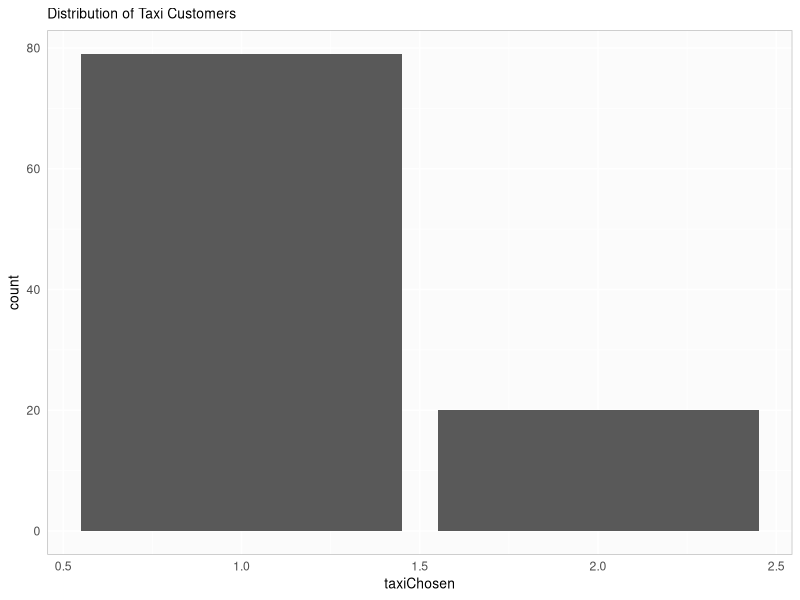
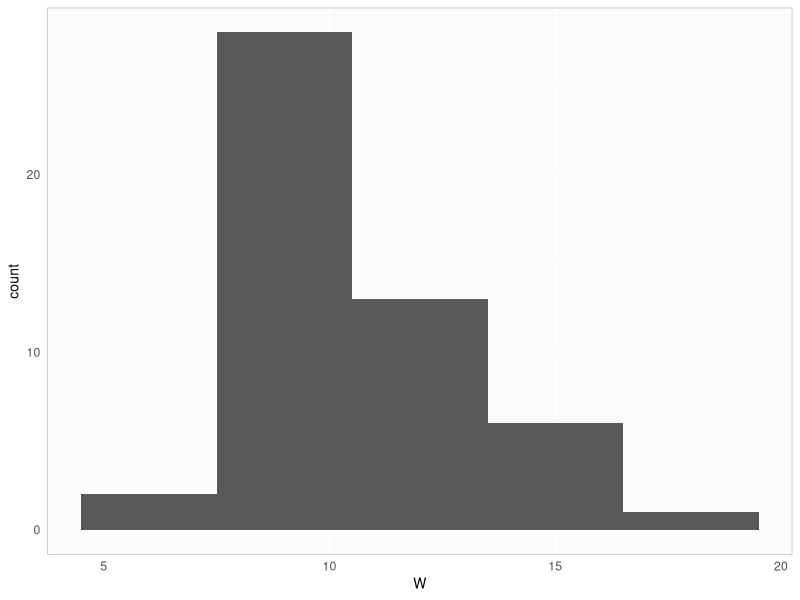

These charts were generated, in order, by the following R code:
## ---- chunk 1
library(knitr)
library(ggplot2)
set.seed(20275)
# My ggplot theme
myTheme <- theme(axis.ticks=element_blank(),
                 axis.title=element_text(size="10"),
                  panel.border = element_rect(color="gray", fill=NA), 
                  panel.background=element_rect(fill="#FBFBFB"), 
                  panel.grid.major.y=element_line(color="white", size=0.5), 
                  panel.grid.major.x=element_line(color="white", size=0.5),
                  plot.title=element_text(size="10"))
## ---- chunk 2
# Create a data frame of the pre-existing jobs
existingJobs <- data.frame(customer=c(-2, -1), 
                           iaHrs=c(0,0), 
                           iaMins=c(0,0), 
                           arrivalMins=c(0,0),
                           svcTimeMins=c(25, 50),
                           timeSvcBegin=c(0, 25),
                           queueWaitMins=c(0,25),
                           timeSvcEnd=c(25, 75),
                           timeInSystem=c(25,75))
# Create a data frame of the new customers and their jobs
newJobs <- data.frame(customer=seq(1, 10), 
                      iaHrs=c(0, sample(seq(0, 3), 
                                              size=9, 
                                              prob=c(.23, .37, .28, .12), 
                                              replace=TRUE)), 
                      iaMins=rep(NA, 10), 
                      arrivalMins=rep(0, 10),
                      svcTimeMins=rnorm(10, mean=50, sd=8),
                      timeSvcBegin=rep(0, 10),
                      queueWaitMins=rep(0, 10),
                      timeSvcEnd=rep(0, 10),
                      timeInSystem=rep(0, 10))
# Convert from interarrival hours to minutes and 
# determine overall arrival times
newJobs$iaMins <- newJobs$iaHrs * 60
newJobs$arrivalMins <- cumsum(newJobs$iaMins) 
# Join the existing and new jobs into one table
simTable <- rbind(existingJobs, newJobs)
# Loop over the rows the compute the various activity and clock times
for(i in seq(3, nrow(simTable)))
{
  simTable[i,]$timeSvcBegin <- max(simTable[i,]$arrivalMins, simTable[i-1,]$timeSvcEnd)
  simTable[i,]$queueWaitMins <- simTable[i,]$timeSvcBegin - simTable[i,]$arrivalMins
  simTable[i,]$timeSvcEnd <- simTable[i,]$timeSvcBegin + simTable[i,]$svcTimeMins
  simTable[i,]$timeInSystem <- simTable[i,]$timeSvcEnd - simTable[i,]$arrivalMins
}
# Show the table
kable(simTable)
## ---- chunk 3
mean(simTable[seq(3, 12),]$queueWaitMins)
## ---- chunk 4
mean(newJobs$svcTimeMins)
## ---- chunk 5
max(simTable[seq(3, 12),]$timeInSystem)
## ---- chunk 6
# Function to define a simulation at a specified 
# level of dozens of bagels produced.
bakersProfit <- function(bagelsMade)
{
  simDays <- 5
  revPerDoz <- 8.40
  costPerDoz <- 5.80
  simTable <- data.frame(day=seq(1, simDays),
                       customers=sample(c(8,10,12,14), 
                                        size=simDays, 
                                        prob=c(0.35, 0.30, 0.25, 0.10),
                                        replace=TRUE),
                       dozenOrdered=rep(NA, simDays),
                       revenue=rep(NA, simDays),
                       lostProfit=rep(NA, simDays),
                       salvage=rep(NA, simDays),
                       dailyCost=rep(NA, simDays),
                       dailyProfit=rep(NA, simDays))

  for(i in seq(1, nrow(simTable)))
  {
    bagelsOrdered <- sample(c(1,2,3,4),
                            size=simTable[i,]$customers,
                            prob=c(0.4, 0.3, 0.2, 0.1),
                            replace=TRUE)
    
    simTable[i,]$dozenOrdered <- sum(bagelsOrdered)
    
    simTable[i,]$revenue <- min(simTable[i,]$dozenOrdered, bagelsMade) * revPerDoz
    simTable[i,]$lostProfit <- max(simTable[i,]$dozenOrdered - bagelsMade, 0) * (revPerDoz - costPerDoz)
    simTable[i,]$salvage <- max(bagelsMade - simTable[i,]$dozenOrdered, 0) * (revPerDoz / 2)
    simTable[i,]$dailyCost <- bagelsMade * costPerDoz
    simTable[i,]$dailyProfit <- simTable[i,]$revenue + simTable[i,]$salvage - simTable[i,]$dailyCost
  }
  
  return(simTable)
}
# Loop over a range of dozens of bagels (0, 5, 10, etc)
dozens <- seq(0, 30, by=5)
profitTable <- data.frame(dozPerDay=c(), fiveDayProfit=c())
for(d in dozens)
{
  # Run the simulation for the given level of production
  simTable <- bakersProfit(d)
  profitTable <- rbind(profitTable, cbind(dozPerDay=d, fiveDayProfit=sum(simTable$dailyProfit)))
  #print(paste(d, " dozen/day: 5 day profit is ", profitTable[profitTable$dozPerDay==d,]$fiveDayProfit, ".", sep=""))  
}
## ---- chunk 7
# Show the profit table at various dozens
kable(profitTable)
# Extract the row with max profit
profitMax <- profitTable[order(profitTable$fiveDayProfit, decreasing=TRUE)[1],]
## ---- chunk 8


# Re-run for the max profit dozens
maxProfitSimTable <- bakersProfit(profitMax$dozPerDay)
# Show the max profits sim table.
kable(maxProfitSimTable)
## ---- chunk 9
# Function to wrap a single taxi cab on a single day
singleTaxiDailyCalls <- function(callsPerDay, maxDailyMinutes)
{
  # Create a data frame of the new customers and their jobs
  simTable <- data.frame(customer=seq(1, callsPerDay), 
                        iaMins=sample(seq(15, 35, by=5), 
                                                size=callsPerDay, 
                                                prob=c(0.14, 0.22, 0.43, 0.17, 0.04), 
                                                replace=TRUE), 
                        arrivalMins=rep(0, callsPerDay),
                        svcTimeMins=sample(seq(5, 45, by=10), 
                                                size=callsPerDay, 
                                                prob=c(0.12, 0.35, 0.43, 0.06, 0.04), 
                                                replace=TRUE),
                        timeSvcBegin=rep(0, callsPerDay),
                        queueWaitMins=rep(0, callsPerDay),
                        timeSvcEnd=rep(0, callsPerDay),
                        timeInSystem=rep(0, callsPerDay))
  
  # Determine overall arrival times
  simTable$arrivalMins <- cumsum(simTable$iaMins) 
  # Loop over the rows the compute the various activity and clock times
  for(i in seq(1, nrow(simTable)))
  {
    if(i == 1)
    {
      simTable[i,]$timeSvcBegin <- simTable[i,]$arrivalMins
         
    }
    else
    {
      simTable[i,]$timeSvcBegin <- max(simTable[i,]$arrivalMins, simTable[i-1,]$timeSvcEnd)
    }
    simTable[i,]$queueWaitMins <- simTable[i,]$timeSvcBegin - simTable[i,]$arrivalMins 
    simTable[i,]$timeSvcEnd <- simTable[i,]$timeSvcBegin + simTable[i,]$svcTimeMins
    simTable[i,]$timeInSystem <- simTable[i,]$timeSvcEnd - simTable[i,]$arrivalMins
  }  
  # Convert queue wait of zero to NA so we can aggregate only those who actually waited.
  simTable$queueWaitMins[simTable$queueWaitMins == 0] <- NA
  # subset to the max daily minutes in the business day
  simTable <- simTable[simTable$arrivalMins <= maxDailyMinutes,]
  
  return(simTable)
}
## ---- chunk 10
# Run the single taxi simulation over 5 days
daysToSimulate <- 5
multiDaySimTable <- data.frame()
for(i in seq(1, daysToSimulate))
{
  oneDayOneTaxi <- singleTaxiDailyCalls(32, 480)
  multiDaySimTableOneTaxi <- rbind(multiDaySimTable, cbind(day=i, oneDayOneTaxi))
}
kable(multiDaySimTableOneTaxi)
# Show the table
kable(summary(multiDaySimTableOneTaxi[,c(2,7,9)]))
## ---- chunk 11
# Function to wrap a duel taxi cab company on a single day
duelTaxiDailyCalls <- function(callsPerDay, maxDailyMinutes)
{
  # Create a data frame of the new customers and their jobs
  simTable <- data.frame(customer=seq(1, callsPerDay), 
                        iaMins=sample(seq(15, 35, by=5), 
                                                size=callsPerDay, 
                                                prob=c(0.14, 0.22, 0.43, 0.17, 0.04), 
                                                replace=TRUE), 
                        arrivalMins=rep(0, callsPerDay),
                        tc1Avail=rep(0, callsPerDay),
                        tc2Avail=rep(0, callsPerDay),
                        taxiChosen=rep(0, callsPerDay),
                        svcTimeMins=sample(seq(5, 45, by=10), 
                                                size=callsPerDay, 
                                                prob=c(0.12, 0.35, 0.43, 0.06, 0.04), 
                                                replace=TRUE),
                        timeSvcBegin=rep(0, callsPerDay),
                        timeSvcEndTc1=rep(0, callsPerDay),
                        timeSvcEndTc2=rep(0, callsPerDay),
                        queueWaitMins=rep(0, callsPerDay),
                        timeInSystem=rep(0, callsPerDay))
  
  # Determine overall arrival times
  simTable$arrivalMins <- cumsum(simTable$iaMins) 
  # Loop over the rows the compute the various activity and clock times
  for(i in seq(1, nrow(simTable)))
  {
    if(i == 1)
    {
      simTable[i,]$timeSvcBegin <- simTable[i,]$arrivalMins
      simTable[i,]$taxiChosen <- 1
    }
    else
    {
      # Determine availability
      simTable[i,]$tc1Avail <- max(simTable[seq(1, i),]$timeSvcEndTc1)
      simTable[i,]$tc2Avail <- max(simTable[seq(1, i),]$timeSvcEndTc2)
      # Select taxi
      simTable[i,]$taxiChosen <- if (simTable[i,]$tc1Avail <= simTable[i,]$arrivalMins || 
                                     simTable[i,]$tc1Avail <= simTable[i,]$tc2Avail) 1 else 2      
      # Determine service start based on selected taxi
      simTable[i,]$timeSvcBegin <- if(simTable[i,]$taxiChosen == 1) max(simTable[i,]$arrivalMins, 
                                                                        simTable[i-1,]$tc1Avail) else max(simTable[i,]$arrivalMins, 
                                                                                                          simTable[i-1,]$tc2Avail)
    }
    simTable[i,]$timeSvcEndTc1 <- if(simTable[i,]$taxiChosen == 1) simTable[i,]$timeSvcBegin + simTable[i,]$svcTimeMins else 0
    simTable[i,]$timeSvcEndTc2 <- if(simTable[i,]$taxiChosen == 2) simTable[i,]$timeSvcBegin + simTable[i,]$svcTimeMins else 0
    simTable[i,]$queueWaitMins <- simTable[i,]$timeSvcBegin - simTable[i,]$arrivalMins 
    simTable[i,]$timeInSystem <- max(simTable[i,]$timeSvcEndTc1, simTable[i,]$timeSvcEndTc2) - simTable[i,]$arrivalMins
  }  
  # Convert queue wait of zero to NA so we can aggregate only those who actually waited.
  simTable$queueWaitMins[simTable$queueWaitMins == 0] <- NA
  # subset to the max daily minutes in the business day
  simTable <- simTable[simTable$arrivalMins <= maxDailyMinutes,]
  
  return(simTable)
}
## ---- chunk 12
kable(duelTaxiDailyCalls(32, 480))
## ---- chunk 13
# Run the two taxi simulation over 5 days
daysToSimulate <- 5
multiDaySimTable <- data.frame()
for(i in seq(1, daysToSimulate))
{
  oneDayTwoTaxi <- duelTaxiDailyCalls(32, 480)
  multiDaySimTable <- rbind(multiDaySimTable, cbind(day=i, oneDayTwoTaxi))
}
kable(multiDaySimTable)
# Show the table
kable(summary(multiDaySimTable[,c(2,12,13)]))
## ---- chunk 14
g1 <- ggplot(multiDaySimTable) + 
  geom_bar(aes(x=taxiChosen)) +
  labs(title="Distribution of Taxi Customers")  + myTheme
g1
## ---- chunk 15
fxX <- function (n)
{
  return (rnorm(n, 100, 10))
}

fxY <- function(n)
{
  return (rnorm(n, 300, 15))
}

fxZ <- function(n)
{
  return (rnorm(n, 40, 8))
}

n <- 50
dfVars <- data.frame(X=fxX(n), Y=fxY(n), Z= fxZ(n))
dfVars$W <- ( dfVars$X + dfVars$Y ) / dfVars$Z
## ---- chunk 16
kable(head(dfVars))
## ---- chunk 17
g2 <- ggplot(dfVars) + geom_histogram(aes(x=W), binwidth=3) + myTheme
g2
## ---- chunk 18
inventorySim <- function(daysToSimulate, daysPerWeek)
{
  simTable <- data.frame(day=seq(0, daysToSimulate),
                         #cycle=
                         dayInCycle=c(daysPerWeek, rep(seq(1, daysPerWeek), daysToSimulate / daysPerWeek)),
                         beginInv=c(NA, rep(NA, daysToSimulate)),
                         demand=c(NA, round(rnorm(daysToSimulate, mean=5, sd=1.5))),
                         endInv=c(18, rep(NA, daysToSimulate)),
                         shortage=c(0, rep(NA, daysToSimulate)),
                         pendingOrder=c(0, rep(0, daysToSimulate)),
                         leadTime=c(NA, rep(NA, daysToSimulate)),
                         orderArriveDays=c(0, rep(0, daysToSimulate)))
  
  # Loop over the rows the compute the various activity and clock times
  for(i in seq(1, nrow(simTable)))
  {
    if(i == 1)
    {
      
    }
    else
    {
      pendingO <- 0
      if(simTable[i-1,]$orderArriveDays == 1) 
      {
        pendingO <- simTable[i-1,]$pendingOrder
        simTable[i-1,]$pendingOrder <- 0
      }
      
      simTable[i,]$beginInv <- simTable[i-1,]$endInv + pendingO
      
      endI <- simTable[i,]$beginInv - simTable[i,]$demand - simTable[i-1,]$shortage
      simTable[i,]$endInv <- max(endI, 0)
      simTable[i,]$shortage <- if(endI < 0) simTable[i-1,]$shortage + simTable[i,]$demand - simTable[i,]$beginInv else 0
      
      # Ordering
      if(simTable[i,]$endInv <= 10 && simTable[i-1,]$pendingOrder == 0)
      {
        simTable[i,]$pendingOrder <- 20 - simTable[i,]$endInv
        simTable[i,]$leadTime <- round(runif(1, 0, 5))
        simTable[i,]$orderArriveDays <- simTable[i,]$leadTime
      }
      else
      {
        simTable[i,]$orderArriveDays <- if(simTable[i-1,]$orderArriveDays > 0) simTable[i-1,]$orderArriveDays - 1 else 0
        simTable[i,]$pendingOrder <- simTable[i-1,]$pendingOrder
      }
    }
  }
  
  return(simTable)
}

daysToSim <- 5 * 5
inventorySimTable <- inventorySim(daysToSim, 5)
## ---- chunk 19
kable(inventorySimTable)
